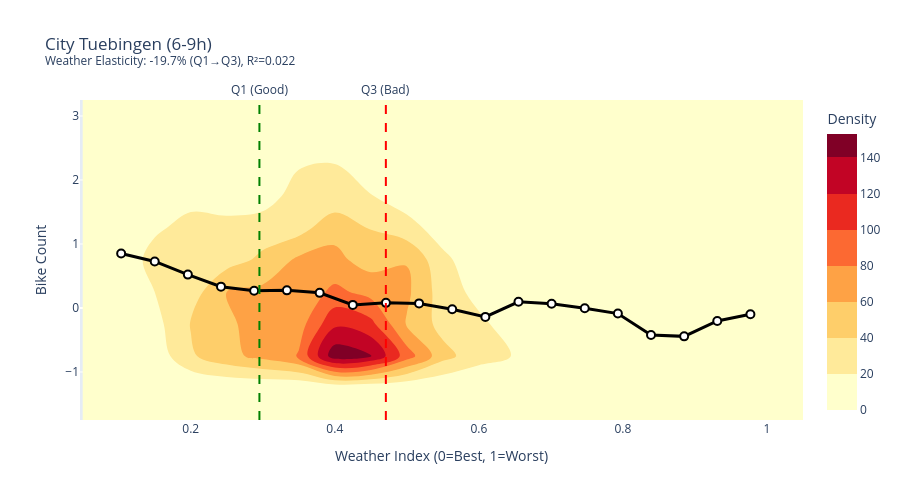

The notebook cell saved with this chart:
### Code cell
# Scatter plot: Bike counts vs Weather Index
fig = plot_weather_index_scatter(
    df, 
    title=display_name,
    hour_range=(6, 9)
)
fig.show()

### Figure 1 — Plotly figure (JSON) as saved in the notebook; plotly's stock layout.template omitted (floating-point values rounded to 4 significant figures; data arrays with more than 128 entries replaced by an {"elided": "..."} marker saying what was removed)
{"data": [{"colorbar": {"title": {"text": "Density"}}, "colorscale": [[0, "rgb(255,255,204)"], [0.125, "rgb(255,237,160)"], [0.25, "rgb(254,217,118)"], [0.375, "rgb(254,178,76)"], [0.5, "rgb(253,141,60)"], [0.625, "rgb(252,78,42)"], [0.75, "rgb(227,26,28)"], [0.875, "rgb(189,0,38)"], [1, "rgb(128,0,38)"]], "contours": {"showlines": false}, "name": "Density", "showscale": true, "type": "histogram2dcontour", "x": {"elided": "2924 float values"}, "y": {"elided": "2924 float values"}}, {"line": {"color": "black", "width": 3}, "marker": {"color": "white", "line": {"color": "black", "width": 2}, "size": 8}, "mode": "lines+markers", "name": "Mean Bike Count", "type": "scatter", "x": [0.1034, 0.15, 0.196, 0.242, 0.288, 0.3335, 0.379, 0.425, 0.471, 0.517, 0.563, 0.609, 0.655, 0.701, 0.747, 0.793, 0.839, 0.885, 0.931, 0.977], "y": [0.852, 0.7272, 0.5219, 0.3334, 0.2695, 0.2756, 0.2369, 0.04841, 0.08028, 0.07172, -0.01961, -0.139, 0.09645, 0.06645, -0.003267, -0.08689, -0.4214, -0.4432, -0.2018, -0.09836]}], "layout": {"annotations": [{"showarrow": false, "text": "Q1 (Good)", "x": 0.2954, "xanchor": "center", "xref": "x", "y": 1, "yanchor": "bottom", "yref": "y domain"}, {"showarrow": false, "text": "Q3 (Bad)", "x": 0.4709, "xanchor": "center", "xref": "x", "y": 1, "yanchor": "bottom", "yref": "y domain"}], "height": 500, "legend": {"x": 0.99, "xanchor": "right", "y": 0.99, "yanchor": "top"}, "shapes": [{"line": {"color": "green", "dash": "dash"}, "type": "line", "x0": 0.2954, "x1": 0.2954, "xref": "x", "y0": 0, "y1": 1, "yref": "y domain"}, {"line": {"color": "red", "dash": "dash"}, "type": "line", "x0": 0.4709, "x1": 0.4709, "xref": "x", "y0": 0, "y1": 1, "yref": "y domain"}], "title": {"text": "City Tuebingen (6-9h)<br><sup>Weather Elasticity: -19.7% (Q1→Q3), R²=0.022</sup>"}, "xaxis": {"title": {"text": "Weather Index (0=Best, 1=Worst)"}}, "yaxis": {"title": {"text": "Bike Count"}}}}
